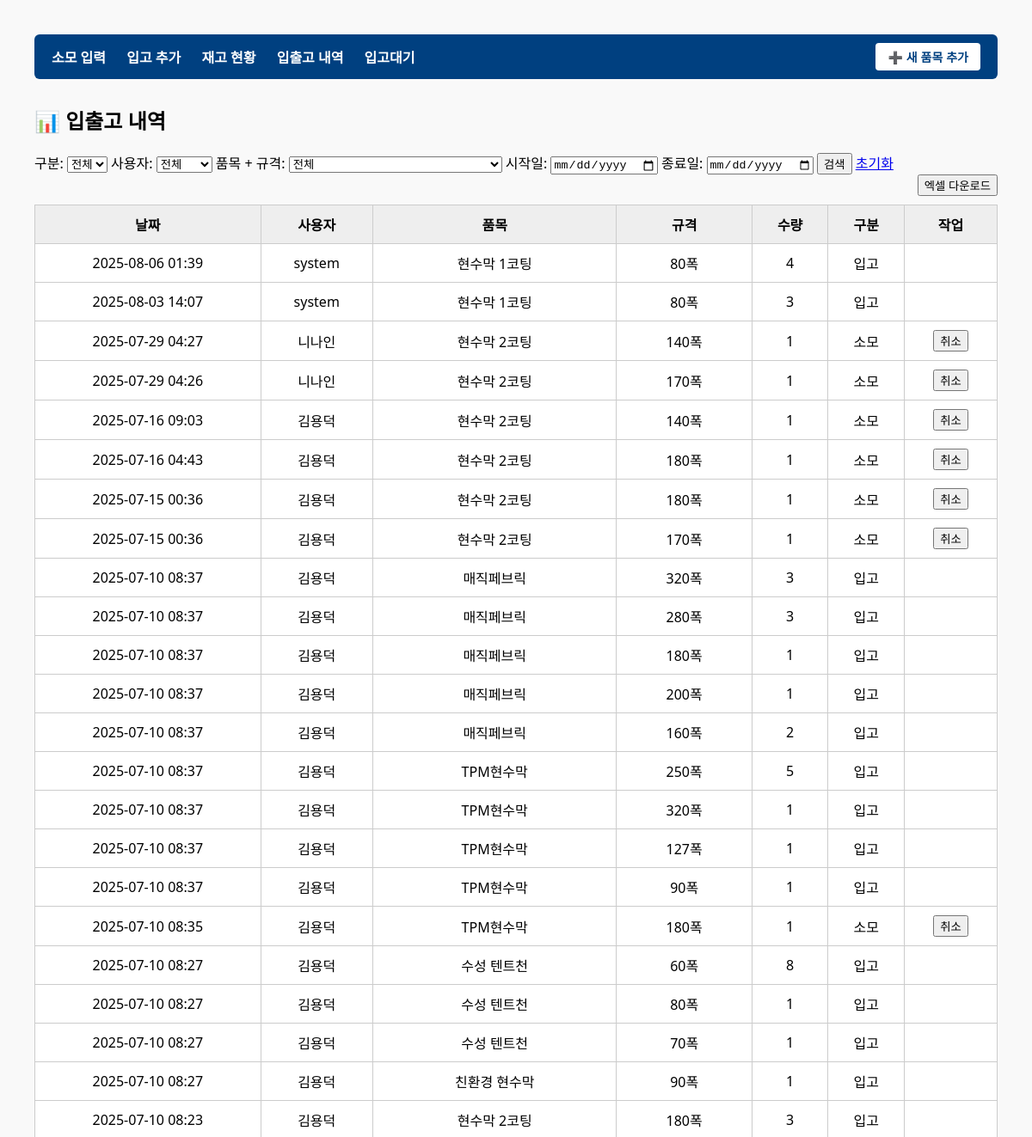
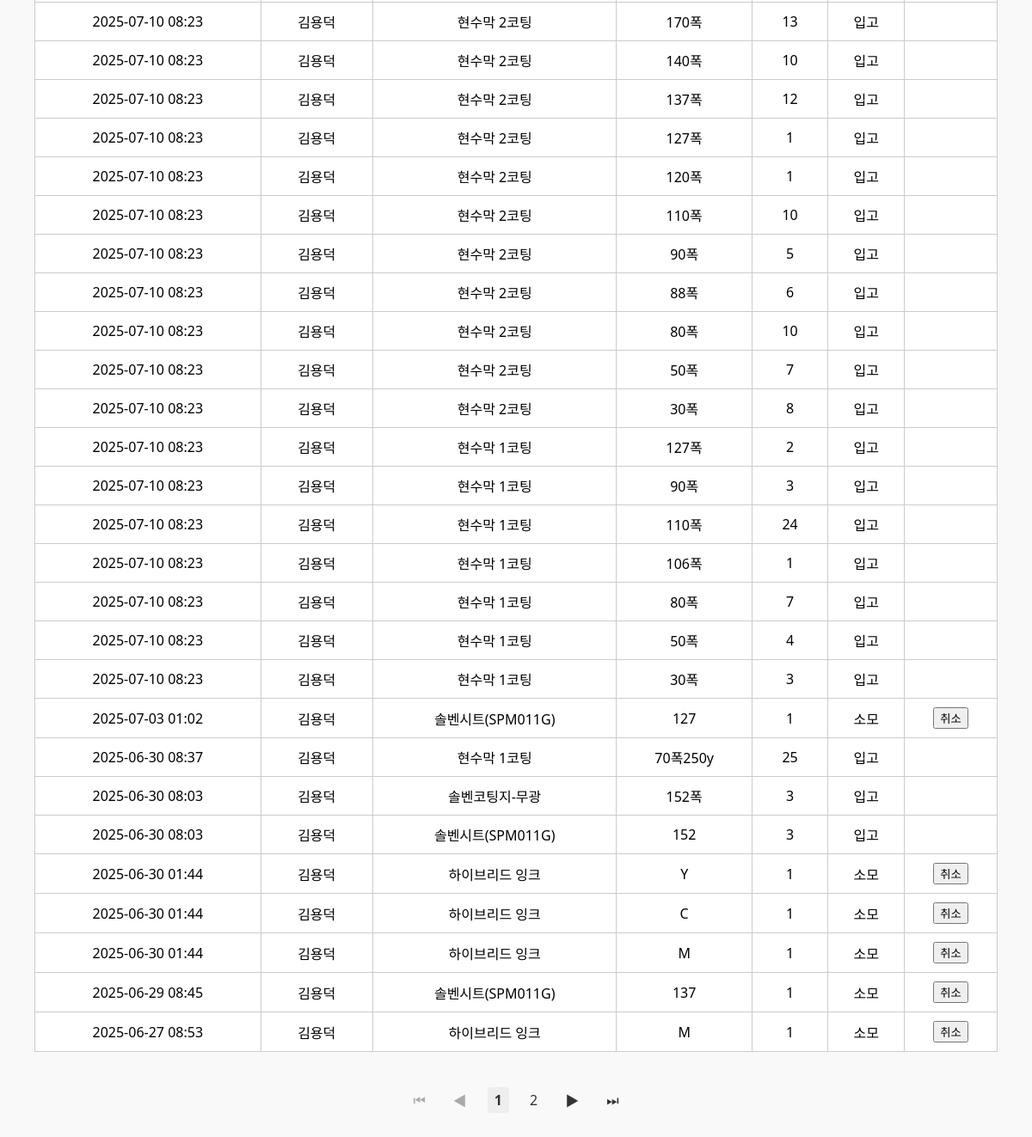
Page /history/ on the earlier database version (2 pictures, top to bottom).
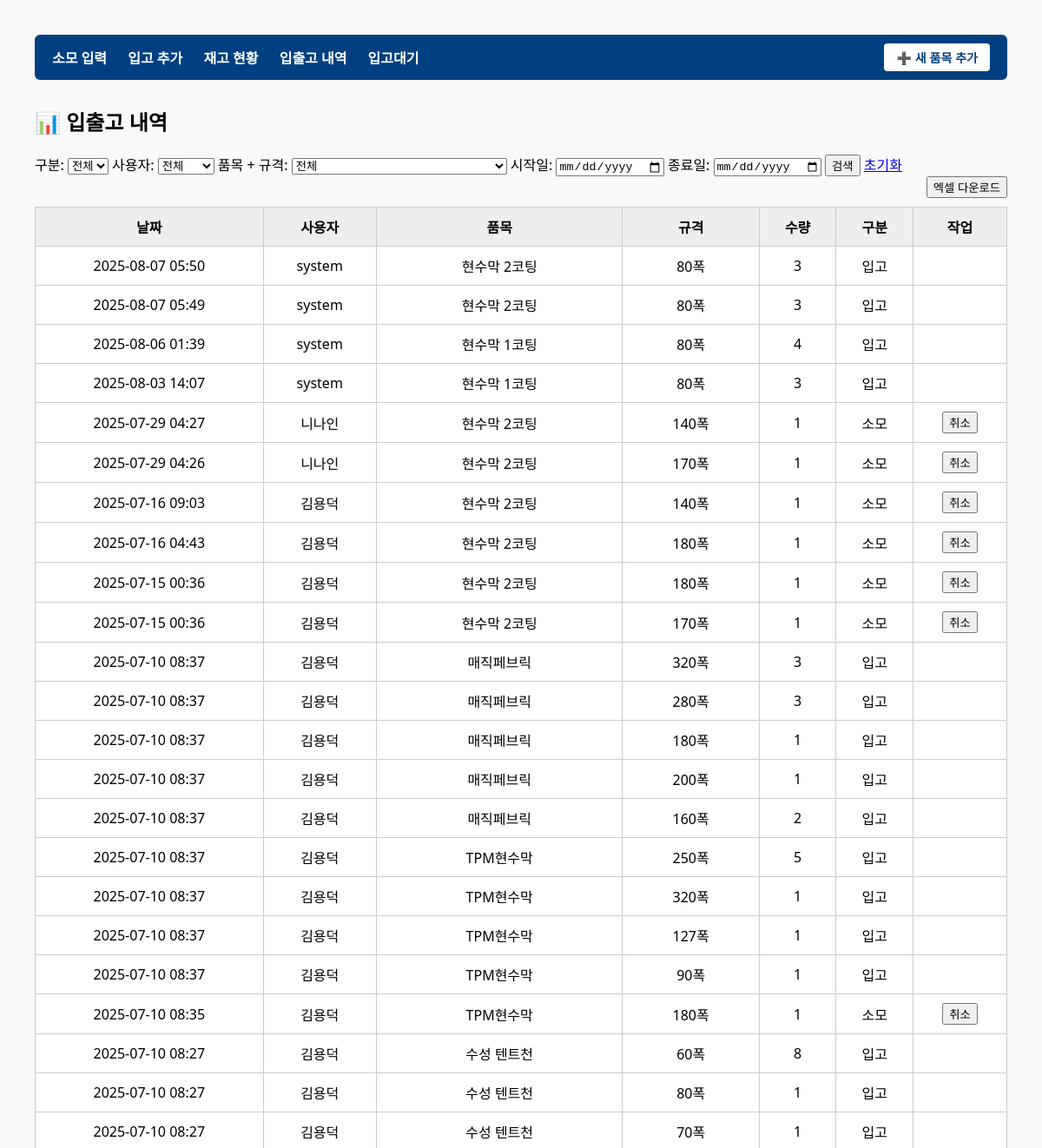
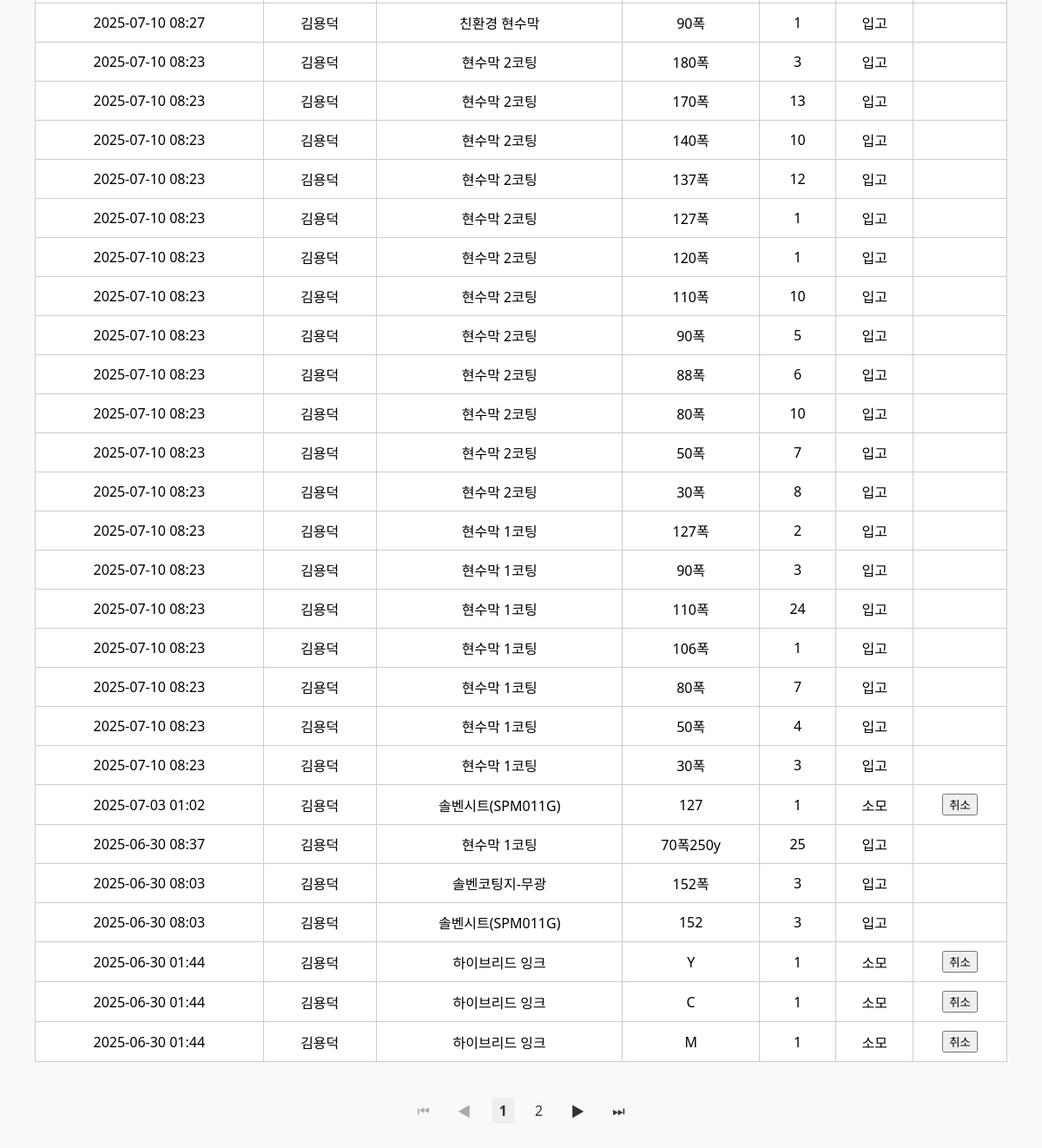
Same page on the later database version (2 pictures, top to bottom).
### inventory/models.py (models this page shows, shortened)
class InventoryLog(models.Model):
    LOG_TYPE = (
        ('IN', '입고'),
        ('OUT', '소모'),
    )
    user = models.ForeignKey(InventoryUser, verbose_name="담당자", on_delete=models.SET_NULL, null=True, blank=True)
    variant = models.ForeignKey(ProductVariant, verbose_name="품목 규격", on_delete=models.CASCADE)
    quantity = models.PositiveIntegerField("수량")
    type = models.CharField("입출고 구분", max_length=3, choices=LOG_TYPE)
    timestamp = models.DateTimeField("일시", default=timezone.now)
    reason = models.CharField("사유", max_length=200, blank=True, null=True)
    class Meta:
        ordering = ['-timestamp']
        verbose_name = "입출고 기록"
        verbose_name_plural = "입출고 기록"

class InventoryUser(models.Model):
    name = models.CharField("이름", max_length=100)
    class Meta:
        verbose_name = "사용자"
        verbose_name_plural = "사용자"

class ProductVariant(models.Model):
    item = models.ForeignKey(Item, verbose_name="품목", on_delete=models.CASCADE)
    spec = models.ForeignKey(Spec, verbose_name="규격", on_delete=models.CASCADE)
    code = models.CharField("품목 코드", max_length=20, unique=True, null=True, blank=True)
    current_quantity = models.PositiveIntegerField("현재 재고", default=0)
    min_quantity = models.PositiveIntegerField("안전 재고", default=0, help_text="재고 부족 경고 기준 수량")
    unit_price = models.PositiveIntegerField("단가", default=0, help_text="이 품목+규격의 단가(원)")
    class Meta:
        unique_together = ('item', 'spec')
        ordering = ['item__name', 'spec__label']
        verbose_name = "품목 규격"
        verbose_name_plural = "품목 규격"

class Item(models.Model):
    name = models.CharField("품목명", max_length=100)
    category = models.ForeignKey(UsageCategory, verbose_name="사용처", on_delete=models.SET_NULL, null=True, blank=True)
    description = models.TextField(blank=True, null=True)
    class Meta:
        verbose_name = "품목"
        verbose_name_plural = "품목"

class Spec(models.Model):
    label = models.CharField("규격 라벨", max_length=100)
    class Meta:
        verbose_name = "규격"
        verbose_name_plural = "규격"

### inventory/views.py (the view)
# urls.py: path('history/', inventory_history, name='inventory_history'),
def inventory_history(request):
    filter_type = request.GET.get('type')
    user_id = request.GET.get('user')
    variant_id = request.GET.get('variant')
    start_date = request.GET.get('start_date')
    end_date = request.GET.get('end_date')
    logs = InventoryLog.objects.select_related('user', 'variant', 'variant__item', 'variant__spec').order_by('-timestamp')
    if filter_type in ['IN', 'OUT']:
        logs = logs.filter(type=filter_type)
    if user_id:
        logs = logs.filter(user__id=user_id)
    if variant_id:
        logs = logs.filter(variant__id=variant_id)
    if start_date:
        logs = logs.filter(timestamp__date__gte=start_date)
    if end_date:
        logs = logs.filter(timestamp__date__lte=end_date)
    paginator = Paginator(logs, 50)
    page_number = request.GET.get('page')
    page_obj = paginator.get_page(page_number)
    return render(request, 'inventory/inventory_history.html', {
        'logs': page_obj,
        'filter_type': filter_type,
        'page_obj': page_obj,
        'users': InventoryUser.objects.all(),
        'selected_user': user_id,
        'selected_variant': variant_id,
        'variants': ProductVariant.objects.select_related('item', 'spec'),
        'start_date': start_date,
        'end_date': end_date,
    })

### inventory/context_processors.py (called while the page is built)
def common_categories(request):
    return {
        'categories': UsageCategory.objects.all()
    }

### inventory/templates/inventory/inventory_history.html (shortened to what this page needs)
{% extends 'inventory/base.html' %}
{% block content %}
<h2>📊 입출고 내역</h2>
<form method="get" class="filter-form">
  <label>구분:
    <select name="type">
      <option value="">전체</option>
    </select>
  </label>
  <label>사용자:
    <select name="user">
      <option value="">전체</option>
    </select>
  </label>
  <label>품목 + 규격:
    <select name="variant">
      <option value="">전체</option>
    </select>
  </label>
  <label>시작일:
    <input type="date" name="start_date" value="{{ start_date }}">
  </label>
  <label>종료일:
    <input type="date" name="end_date" value="{{ end_date }}">
  </label>
  <button type="submit">검색</button>
  <a href="{% url 'inventory_history' %}">초기화</a>
</form>
<div style="text-align: right; margin-bottom: 10px;">
  <form method="get" action="{% url 'export_inventory_log' %}">
    <button type="submit" class="btn btn-success">엑셀 다운로드</button>
  </form>
</div>
<table class="styled-table">
  <thead>
    <tr>
      <th>날짜</th>
      <th>사용자</th>
      <th>품목</th>
      <th>규격</th>
      <th>수량</th>
      <th>구분</th>
      <th>작업</th>
    </tr>
  </thead>
  <tbody>
    {% for log in logs %}
    <tr>
      <td>{{ log.timestamp|date:"Y-m-d H:i" }}</td>
      <td>{{ log.user.name }}</td>
      <td>{{ log.variant.item.name }}</td>
      <td>{{ log.variant.spec.label }}</td>
      <td>{{ log.quantity }}</td>
      <td>{{ log.get_type_display }}</td>
      <td>
        {% if log.type == 'OUT' %}
        <button type="button" class="btn btn-sm btn-warning" onclick="openCancelModal('{{ log.id }}')">취소</button>
        {% endif %}
      </td>
    </tr>
    {% empty %}
    <tr><td colspan="7">데이터가 없습니다.</td></tr>
    {% endfor %}
  </tbody>
</table>
<div style="display: flex; justify-content: center; margin-top: 20px;">
  {% include 'inventory/includes/table_pagination.html' with page_obj=page_obj %}
</div>
{% endblock %}

Differences in the rows shown:
no longer on this page (row unchanged): InventoryLog: timestamp "2025-06-29 08:45", user.name "김용덕", variant.item.name "솔벤시트(SPM011G)", variant.spec.label "137", quantity "1", type "소모"
no longer on this page (row unchanged): InventoryLog: timestamp "2025-06-27 08:53", user.name "김용덕", variant.item.name "하이브리드 잉크", variant.spec.label "M", quantity "1", type "소모"
added InventoryLog: timestamp "2025-08-07 05:50", user.name "system", variant.item.name "현수막 2코팅", variant.spec.label "80폭", quantity "3", type "입고"
added InventoryLog: timestamp "2025-08-07 05:49", user.name "system", variant.item.name "현수막 2코팅", variant.spec.label "80폭", quantity "3", type "입고"
